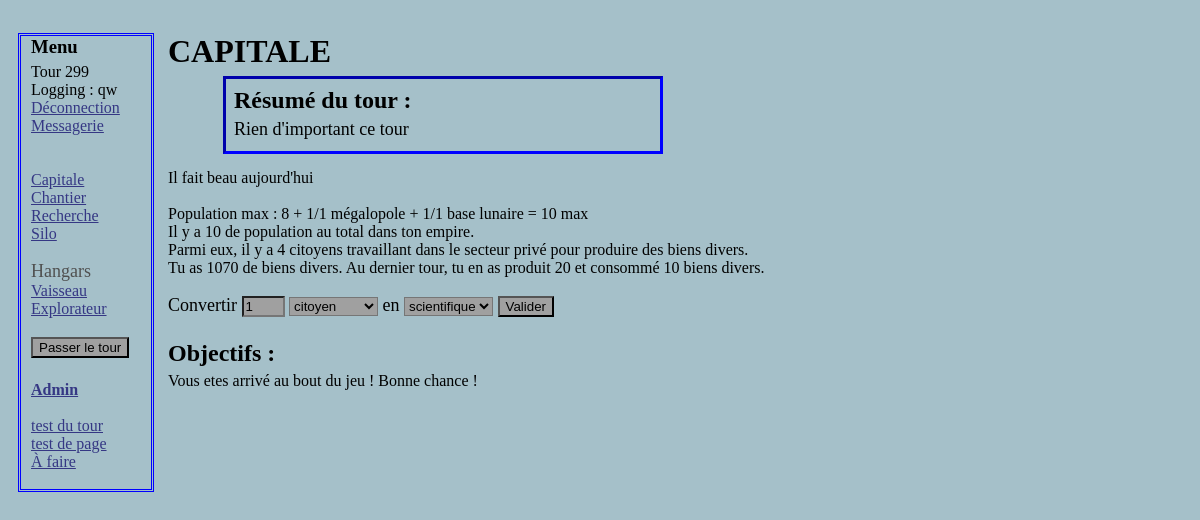
/capitale.php (signed in), run on the app's committed database.
### tables this page shows
CREATE TABLE IF NOT EXISTS `tour` (
  `id` int(11) NOT NULL AUTO_INCREMENT,
  `datetour` datetime NOT NULL DEFAULT CURRENT_TIMESTAMP,
  `resume` text,
  PRIMARY KEY (`id`)
);

CREATE TABLE IF NOT EXISTS `vaisseau` (
  `idvaisseau` int(11) NOT NULL AUTO_INCREMENT,
  `idjoueurbat` int(11) NOT NULL,
  `typevaisseau` int(11) NOT NULL,
  `univers` int(11) NOT NULL DEFAULT '0',
  `x` int(11) NOT NULL DEFAULT '0',
  `y` int(11) DEFAULT '0',
  `nomvaisseau` varchar(32) NOT NULL DEFAULT 'Vaisseau',
  `vitesse` int(11) NOT NULL DEFAULT '1',
  `capacitedesoute` int(11) NOT NULL DEFAULT '1',
  `capaciteminage` int(11) NOT NULL DEFAULT '1',
  `HPmaxvaisseau` int(11) NOT NULL DEFAULT '3',
  `HPvaisseau` int(11) NOT NULL DEFAULT '3',
  PRIMARY KEY (`idvaisseau`)
);

CREATE TABLE IF NOT EXISTS `choixevents` (
  `idchoix` int(11) NOT NULL AUTO_INCREMENT,
  `idjoueurevent` int(11) NOT NULL,
  `texteevent` text NOT NULL,
  `eventsuite1` int(11) DEFAULT NULL,
  `textechoix1` varchar(128) DEFAULT NULL,
  `eventsuite2` int(11) DEFAULT NULL,
  `textechoix2` varchar(128) DEFAULT NULL,
  `eventsuite3` int(11) DEFAULT NULL,
  `textechoix3` varchar(128) DEFAULT NULL,
  PRIMARY KEY (`idchoix`)
);

CREATE TABLE IF NOT EXISTS `limitesjoueurs` (
  `id` int(11) NOT NULL,
  `maxchantier` int(11) NOT NULL DEFAULT '0',
  `maxcentrederecherche` int(11) NOT NULL DEFAULT '1',
  `popmax` int(11) NOT NULL DEFAULT '5',
  `scientmax` int(11) NOT NULL DEFAULT '1',
  `ouvriermax` int(11) NOT NULL DEFAULT '1',
  `maxentrepot` int(11) NOT NULL DEFAULT '0',
  `maxbaselunaire` int(11) NOT NULL DEFAULT '0',
  `maxmegalopole` int(11) NOT NULL DEFAULT '1',
  PRIMARY KEY (`id`)
);

CREATE TABLE IF NOT EXISTS `utilisateurs` (
  `id` int(11) NOT NULL AUTO_INCREMENT,
  `pseudo` varchar(32) NOT NULL,
  `motdepasse` varchar(1024) NOT NULL,
  `dateinscription` date DEFAULT NULL,
  `biens` int(11) NOT NULL DEFAULT '200',
  `titane` int(11) NOT NULL DEFAULT '0',
  `idevent` int(11) NOT NULL DEFAULT '0',
  `ideventsuivant` int(11) NOT NULL DEFAULT '0',
  `lvl` int(11) NOT NULL DEFAULT '0',
  PRIMARY KEY (`id`)
);

CREATE TABLE IF NOT EXISTS `variationstour` (
  `idtable` int(11) NOT NULL AUTO_INCREMENT,
  `idjoueur` int(11) NOT NULL,
  `prodbiens` int(11) NOT NULL DEFAULT '0',
  `chantier` int(11) NOT NULL DEFAULT '0',
  `recherche` int(11) NOT NULL DEFAULT '5',
  `consobiens` int(11) NOT NULL DEFAULT '0',
  PRIMARY KEY (`idtable`)
);

### Capitale.php (the view, shortened to what this page needs)
<?php
include("include/BDDconnection.php");
?>
<!DOCTYPE html>
<html>
    <head>
           <link rel="stylesheet" href="style.css" />
	</head>
  <body>
    <?php include("include/menu.php"); ?>
  <div class="corps">
    <h1>CAPITALE</h1>
    <?php
    include("include/resume.php");
$reqinfoutilisateur = $bdg->prepare('SELECT * FROM utilisateurs WHERE id= ?');
$reqinfoutilisateur->execute(array($_SESSION['id']));
$repinfoutilisateur = $reqinfoutilisateur->fetch();
$recuperereventencours = $bdg->prepare('SELECT * FROM choixevents WHERE idjoueurevent= ?');
$recuperereventencours->execute(array($_SESSION['id']));
$eventencours = $recuperereventencours->fetch();
if (isset($eventencours['texteevent']))
  {
  echo $eventencours['texteevent'];
    ?>
    </form><?php
  }
$reqinfolimites = $bdg->prepare('SELECT * FROM limitesjoueurs WHERE id= ?');
$reqinfolimites->execute(array($_SESSION['id']));
$repinfolimites = $reqinfolimites->fetch();
$reqcomptermegalopole = $bdg->prepare('SELECT COUNT(*) AS nb FROM batiments WHERE idjoueurbat = ? AND typebat = 3');
$reqcomptermegalopole->execute(array($_SESSION['id']));
$repcomptermegalopole = $reqcomptermegalopole->fetch();
$reqcompterbaselunaire = $bdg->prepare('SELECT COUNT(*) AS nb FROM batiments WHERE idjoueurbat = ? AND typebat = 4');
$reqcompterbaselunaire->execute(array($_SESSION['id']));
$repcompterbaselunaire = $reqcompterbaselunaire->fetch();
$total = $repcompterbaselunaire['nb'] + $repcomptermegalopole['nb'] + 8 ;
echo '</br></br>Population max : 8 + ' . $repcomptermegalopole['nb'] . '/' . $repinfolimites['maxmegalopole'] . ' mégalopole + ' . $repcompterbaselunaire['nb'] . '/' . $repinfolimites['maxbaselunaire'] . ' base lunaire = '. $total . ' max';
$compterpop = $bdg->prepare('SELECT COUNT(*) AS population FROM population WHERE joueurpop= ?');
$compterpop->execute(array($_SESSION['id']));
$population = $compterpop->fetch();
?>
</br>Il y a <?php echo $population[0]; ?> de population au total dans ton empire.</br>
<?php
$comptercit = $bdg->prepare('SELECT COUNT(*) AS citoyens FROM population WHERE joueurpop = ? AND typepop = 1');
$comptercit->execute(array($_SESSION['id']));
$citoyens = $comptercit->fetch();
?>
<?php
  if ($citoyens[0] > 1)
  {
  echo 'Parmi eux, il y a ' . $citoyens[0] . ' citoyens travaillant dans le secteur privé pour produire des biens divers.';
  }
?>
Tu as <?php echo $repinfoutilisateur['biens'];?> de biens divers.
<?php
$reqprod = $bdg->prepare('SELECT prodbiens , consobiens FROM variationstour WHERE idjoueur= ?');
$reqprod->execute(array($_SESSION['id']));
$prodbiens = $reqprod->fetch();
?>
Au dernier tour, tu en as produit <?php echo $prodbiens['prodbiens'];?> et consommé <?php echo $prodbiens['consobiens'];?> biens divers.
<form method="post" action="script/conversionpop.php">
   <p>
        <label for="combien">Convertir </label>
        <input type="number" name="combien" min="1" value="1">
        <select name="popdepart" id="popdepart"> -->
<?php
$reqtypepop = $bdd->query('SELECT idtypepop , nompop , technecessaire FROM typepop ORDER BY idtypepop ASC');
while ($reptypepop = $reqtypepop->fetch())
	{
	echo '<option value="'. $reptypepop['idtypepop'] . '">'. $reptypepop['nompop'] .'</option>';
	}
	?>
       </select><label for="poparrivee"> en </label><select name="poparrivee" id="poparrivee">
<?php
$reqtypepop = $bdd->query('SELECT idtypepop , nompop , technecessaire FROM typepop ORDER BY idtypepop DESC');
while ($reptypepop = $reqtypepop->fetch())
	{
	echo '<option value="'. $reptypepop['idtypepop'] . '">'. $reptypepop['nompop'] .'</option>';
	}
?>
       </select>
        <input type="submit" value="Valider" />
   </p>
</form>
  </form></br><?php
  echo '<h2>Objectifs :</h2>';
  switch ($repinfoutilisateur['lvl'])
  {
      default:
          echo "Vous etes arrivé au bout du jeu ! Bonne chance !";
      break;
      }
  ?>
  </div>
  </body>
</html>

### include/Menu.php (shortened to what this page needs)
<nav class="menu">
    <div>
        <h3>Menu</h3>
           	<?php
            $reponse = $bda->query('SELECT id FROM tour ORDER BY id DESC LIMIT 1');
            $touractuel = $reponse->fetch();
            $reponse->closeCursor();?>
            Tour <?php echo $touractuel['id'] ; ?>
            <?php
            If (!isset($_SESSION['pseudo']))
			{
            echo '<a class ="lienmenu" href="Accueil.php">Accueil</a>' ;
           	}
			else
			{
           	$reqlvl = $bdg->prepare('SELECT lvl from utilisateurs WHERE id= ?');
            $reqlvl->execute(array($_SESSION['id']));
            $replvl = $reqlvl->fetch();
            echo 'Logging : ' . $_SESSION['pseudo'] . ' </br> ';
            ?>
            <a class ="lienmenu" href="script/deconnection.php">Déconnection</a> </br>
            <a class ="lienmenu" href="Messagerie.php">Messagerie</br>
            </a></br>
            <a class ="lienmenu"  href="Capitale.php">Capitale</a> </br>
            <a class ="lienmenu"  href="Chantier.php">Chantier</a> </br>
			<a class ="lienmenu" href="recherche.php">Recherche</a> </br>
			<?php
            if ($replvl['lvl'] > 4)
                {
                echo '<a class ="lienmenu" href="silo.php">Silo</a></br>';
                }
            $ecrirehangars = 1 ;
            $reqvaiss = $bdg->prepare('SELECT idvaisseau , nomvaisseau FROM vaisseau WHERE idjoueurbat = ? ORDER BY idvaisseau');
            $reqvaiss->execute(array($_SESSION['id']));
            while ($repvaiss = $reqvaiss->fetch())
                {
                if ($ecrirehangars == 1) {echo '</br><span class = "hangars">Hangars</span></br>' ; }
                    $ecrirehangars = 2 ;
                echo '<a class ="lienmenu" href="hangars.php?id=' . $repvaiss['idvaisseau'] . '">' . $repvaiss['nomvaisseau'] . '</a></br>';
                }
            }
    		?>
			<form action="tour/Gestionglobale.php">
			<p>
			    <input type="submit" value="Passer le tour" />
			</p>
			</form>
            <b><a class ="lienmenu" href="Administration.php">Admin</a></b></br> </br>
            <a class ="lienmenu" href="tour/test.php">test du tour</a> </br>
            <a class ="lienmenu" href="test.php?id=2">test de page</a> </br>
            <a class ="lienmenu" href="afaire.php">À faire</a> </br> </br>
    </div>
</nav>

### css/general.css (style rules this page uses)
body { background-color: rgb(165,192,201);; color: black; padding-top: 25px; padding-left:10px; }
.corps { margin-left:140px; display: flex; flex-wrap: nowrap; flex-direction: column; display: inline-block; vertical-align: top; padding-left:10px; }

### css/menu.css (style rules this page uses)
.menu { position:absolute; width: 120px; vertical-align: top; border: 3px blue double; padding-left:10px; }
.lienmenu { color: rgb(53,55,132); }
.hangars { color: rgb(80,80,80); font-family: Impact; font-size: large; }

### css/formulaire.css (style rules this page uses)
input[type="number"] { width:35px; }
input , select { background-color: rgb(160,160,160); margin-bottom: 5px; }
label { cursor: pointer; }
form { display: inline }

### css/block.css (style rules this page uses)
p { font-size: large; }
h1 { margin-top: 0px ; padding-top: 0px; margin-left: 0px ; }
h2 { margin-top: 0px ; padding-top: 0px; margin-left: 0px ; margin-bottom: 5px ; padding-bottom: 0px; }
h3 { margin-top: 0px ; padding-top: 0px; margin-left: 0px ; margin-bottom: 5px ; padding-bottom: 0px; }

### data on the page
tour: id "299"
vaisseau: shows "Hangars", nomvaisseau "Vaisseau"
vaisseau: nomvaisseau "Explorateur"
choixevents: texteevent "Il fait beau aujourd'hui"
limitesjoueurs: maxmegalopole "1", maxbaselunaire "1"
utilisateurs: biens "1070"
variationstour: prodbiens "20", consobiens "10"

### other printed values
$_SESSION['pseudo'] "qw"
$repcomptermegalopole['nb'] "1"
$repcompterbaselunaire['nb'] "1"
$total "10"
$population[0] "10"
$citoyens[0] "4"
form field popdepart "citoyen"
form field poparrivee "scientifique"
